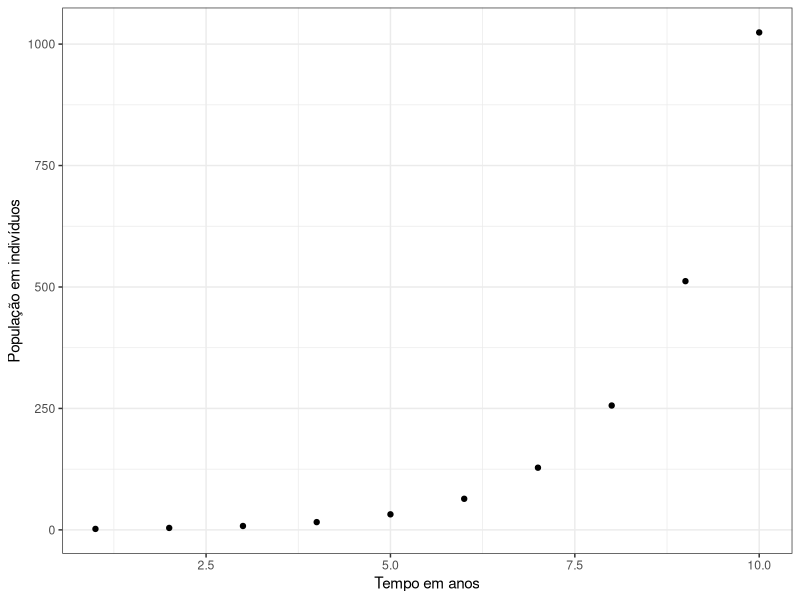
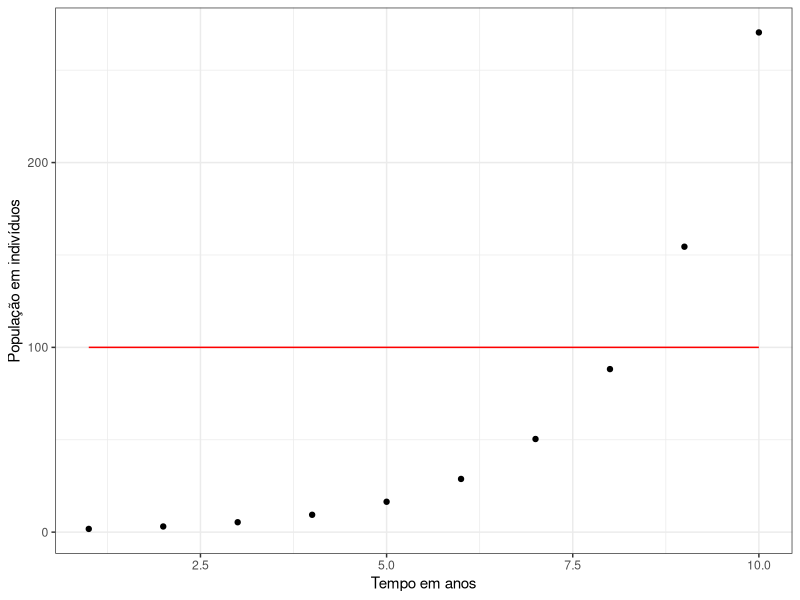
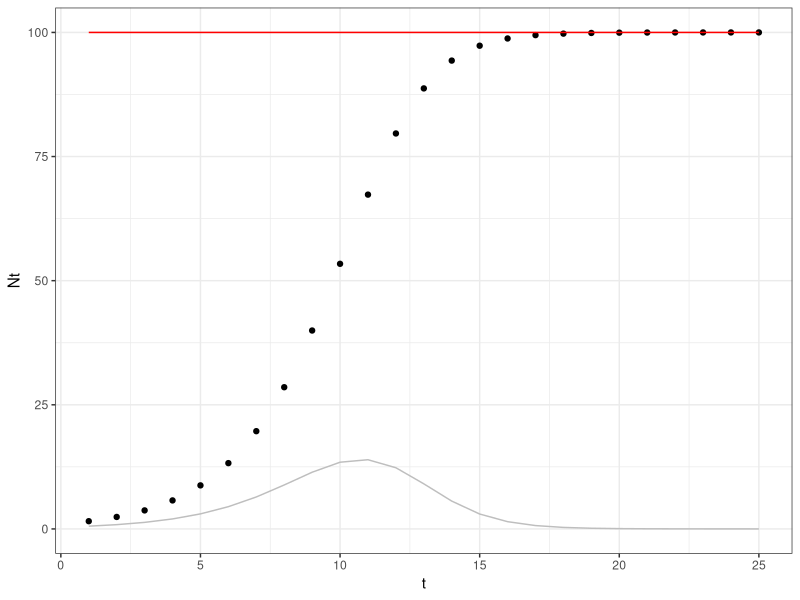

These figures' R source, in order:
## ---- chunk 1
require(ggplot2)
## ---- chunk 2
t = seq(1, 10)
N0 = 1
R = 2

Nt = R^t * N0

populacao = data.frame(t, Nt)
ggplot(populacao, aes(t, Nt)) + 
  geom_point() + 
  xlab('Tempo em anos') + 
  ylab("População em indivíduos") + 
  theme_bw()

## ---- chunk 3

t = seq(1, 10)
N0 = 1
r = 0.56

Nt = N0 * exp(r*t)
K = rep(100, 10)

populacao = data.frame(t, Nt, K)
populacao
## ---- chunk 4
ggplot(populacao, aes(t, Nt)) + 
  geom_point() +
  geom_line(aes(t, K), colour='red') +
  xlab('Tempo em anos') + 
  ylab("População em indivíduos") + 
  theme_bw()
## ---- chunk 5

t = seq(1, 25)

N0 = 1
r = 0.56
K = 100

Nt = c()
dN_list = c()
N = N0

for(i in t){
  dN = r * N*((K - N)/K)
  Nt[i] = N + dN
  N = Nt[i]
  dN_list[i] = dN
}

populacao = data.frame(t, Nt, dN_list, K = rep(K, 25))

ggplot(populacao, aes(t, Nt)) + 
  geom_point() +
  geom_line(aes(t, K), colour='red') +
  geom_line(aes(t, dN_list), colour='gray') + 
  theme_bw()

